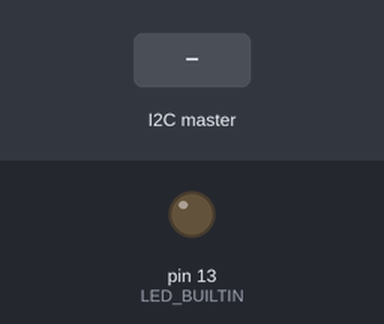
Simulated run of this sketch. Board: Arduino Uno, built with avr-gcc and run on an emulated ATmega328P. Parts: output pins drawn as LEDs (lit = HIGH). The test bench sets the inputs (shaded band).

Above: at 1.2 s.
1.3 s: the I2C master sends the byte 1
At 1.6 s:
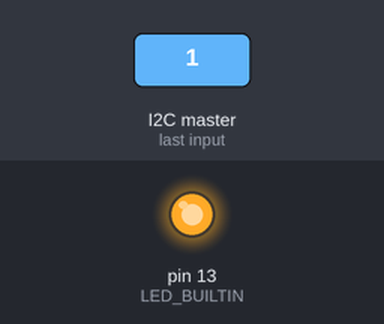
2.8 s: the I2C master sends the byte 0
At 3.9 s:
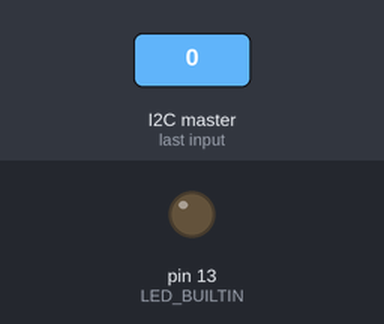
4.3 s: the I2C master sends the byte 2
At 5.1 s:
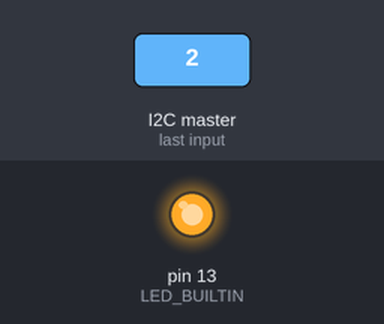
Timing chart, 0 to 7.3 s (numbered marks = the images above; inputs shaded):
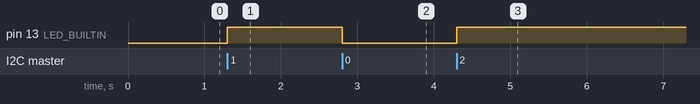

Measured:
- after the input at 1.3 s, pin 13 (LED_BUILTIN): LOW → HIGH at once
- after the input at 2.8 s, pin 13 (LED_BUILTIN): HIGH → LOW at once
- after the input at 4.3 s, pin 13 (LED_BUILTIN): LOW → HIGH at once

The sketch:

bumper.ino
```cpp
/*
 * This code is for any slave microcontroller that will only receive information FROM the master, this is DIFFERENT naming convention from the i2c.md file.
 */
#include <Wire.h>

int state = 0;
int pos[2] = {0, 0};

/*
 * GLOBAL VARIABLES: SETUP FOR ALL DEVICES:
 */
const int SLAVE_BUS_ADDRESS = 9; // 8-127 is available address
// Update this function to update global variables based on user input
void input_update_global_variables(uint8_t list[], size_t list_size){
  state = list[0];
  pos[0] = (list[1]<<16) | (list[2]<<8) | list[3];
  pos[1] = (list[4]<<16) | (list[5]<<8) | list[6];
  return;
};

void setup() {
  // Start the I2C connection using the specific address
  Wire.begin(SLAVE_BUS_ADDRESS);
  // Define the interrupt onReceive function
  Wire.onReceive(receiveEvent);
  // Serial Connection
  pinMode(LED_BUILTIN, OUTPUT);
  Serial.begin(9600);
}

void loop() {
  digitalWrite(LED_BUILTIN, state);
  // Perform Normal Function Here
  delay(100);
}

// Interrupt function run whenever this slave received information from master.
// Records all bytes of information in a byte array, and process them into global variable using the input_update_global_variables() function.
void receiveEvent(int howMany) {
  uint8_t input_data[howMany];
  int index = 0;
  while(Wire.available()) {
    input_data[index++] = Wire.read(); // receive byte
  }
  input_update_global_variables(input_data, howMany);
}
```
